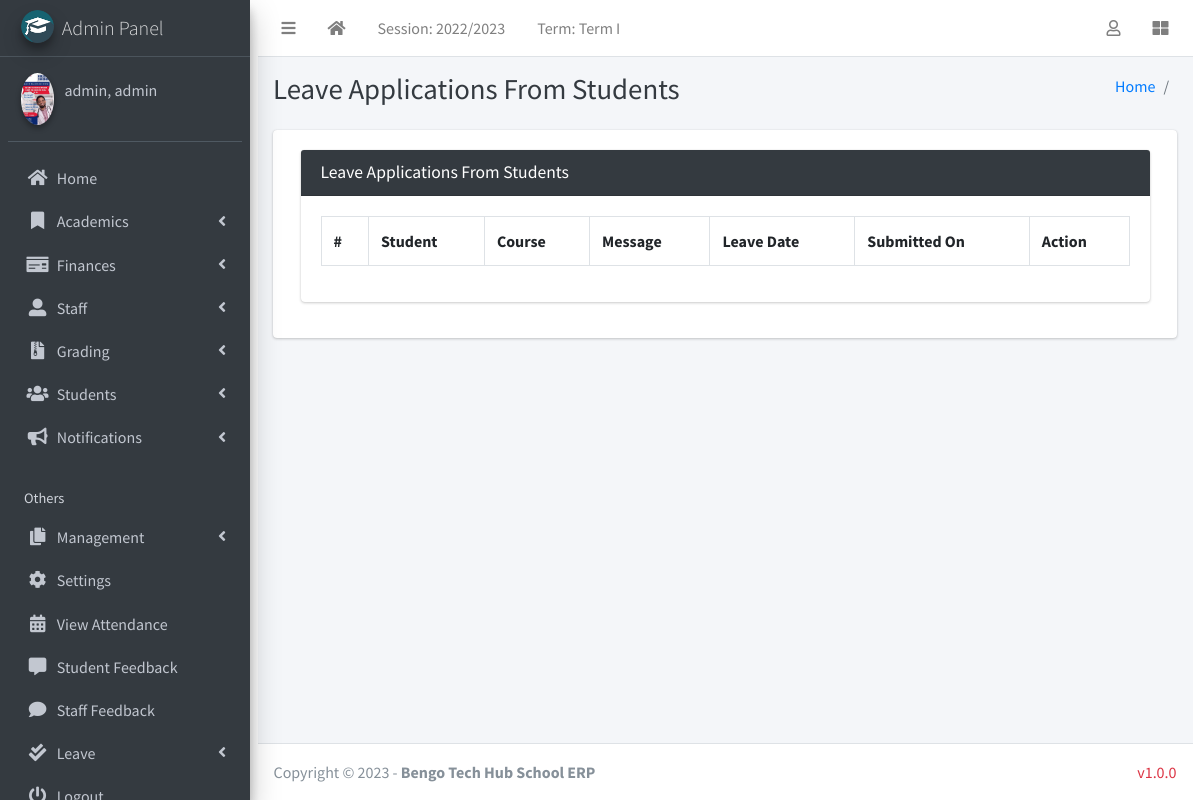
Page /manage/student/view/leave/ (signed in) on the committed database.
### academics/models.py (models this page shows, shortened)
class AcademicSession(models.Model):
    name = models.CharField(max_length=200, unique=True)
    current = models.BooleanField(default=True)
    class Meta:
        ordering = ["-name"]

class AcademicTerm(models.Model):
    name = models.CharField(max_length=20, unique=True)
    current = models.BooleanField(default=True)
    class Meta:
        ordering = ["name"]

### authman/models.py (models this page shows, shortened)
class CustomUser(AbstractUser):
    USER_TYPE = ((1, "HOD"), (2, "Staff"), (3, "Student"))
    GENDER = [("M", "Male"), ("F", "Female"), ("O", "Other")]
    username = models.CharField(max_length=150, unique=True,blank=True,null=True)
    email = models.EmailField(unique=True)
    user_type = models.CharField(default=1, choices=USER_TYPE, max_length=1)
    gender = models.CharField(max_length=1, choices=GENDER)
    profile_pic = models.ImageField()
    other_name = models.CharField(max_length=200, blank=True)
    address = models.TextField()
    fcm_token = models.TextField(default="")  # For firebase notifications
    created_at = models.DateTimeField(auto_now_add=True)
    updated_at = models.DateTimeField(auto_now=True)
    USERNAME_FIELD = "email"
    REQUIRED_FIELDS = []
    objects = CustomUserManager()
    def __str__(self):
        return self.last_name + ", " + self.first_name

### management/hod_views.py (the view, shortened to what this page needs)
# urls.py: path("student/view/leave/", hod_views.view_student_leave,
@csrf_exempt
def view_student_leave(request):
    if request.method != 'POST':
        allLeave = LeaveReportStudent.objects.all()
        context = {
            'allLeave': allLeave,
            'page_title': 'Leave Applications From Students'
        }
        return render(request, "hod_template/student_leave_view.html", context)

### academics/context_processors.py (called while the page is built)
def site_defaults(request):
    current_session = AcademicSession.objects.filter(current=True).first()
    current_term = AcademicTerm.objects.filter(current=True).first()
    setup=SchoolSetup.objects.first()
    if setup !=None:
       logo=setup.logo
    else:
        logo=settings.MEDIA_URL+'school_log/default.png'
    if current_session == None:
        current_session, created = AcademicSession.objects.get_or_create(
            name=str(timezone.now().year-1)+"/"+str(timezone.now().year), current=True)
        current_term, created = AcademicTerm.objects.get_or_create(
            name='Term I', current=True)
    vals = SiteConfig.objects.all()
    contexts = {
        "current_session": current_session.name,
        "current_term": current_term.name,
        "school_logo":logo,
    }
    for val in vals:
        contexts[val.key] = val.value
    return contexts

### templates/hod_template/student_leave_view.html (shortened to what this page needs)
{% extends 'management/base.html' %}
{% load static %}
{% block page_title %}{{page_title}}{% endblock page_title %}
{% block content %}
<section class="content">
    <div class="container-fluid">
        <div class="row">
            <div class="col-md-12">
                <div class="card card-dark">
                    <div class="card-header">
                        <h3 class="card-title">{{page_title}}</h3>
                    </div>
                    <div class="table card-body">
                        <table class="table table-bordered table-hover">
                            <tr>
                                <th>#</th>
                                <th>Student</th>
                                <th>Course</th>
                                <th>Message</th>
                                <th>Leave Date</th>
                                <th>Submitted On</th>
                                <th>Action</th>
                            </tr>
                        </table>
                    </div>
                    </div>
            </div>
        </div>
    </div>
</section>
{% endblock content %}

### templates/management/base.html (shortened to what this page needs)
{% load static %}
<!DOCTYPE html>
<html>
  <head>
   <link rel="stylesheet" href="{% static 'mystyles/style.css' %}">
  <link rel="stylesheet" href="{% static 'plugins/fontawesome-free/css/all.min.css' %}">
  <link rel="stylesheet" href="{% static 'plugins/toastr/toastr.min.css' %}">
  <link rel="stylesheet"
    href="{% static 'plugins/overlayScrollbars/css/OverlayScrollbars.min.css' %}">
  <link rel="stylesheet" href="{% static 'plugins/Datatables/datatables.min.css' %}" />
  <link rel="stylesheet" href="{% static 'dist/css/adminlte.min.css' %}">
    <link rel="stylesheet" href="https://maxcdn.bootstrapcdn.com/bootstrap/4.5.2/css/bootstrap.min.css">
    <link
      rel="stylesheet"
      href="{% static 'plugins/fontawesome-free/css/all.min.css'%} "
    />
    <link
      rel="stylesheet"
      href="https://code.ionicframework.com/ionicons/2.0.1/css/ionicons.min.css"
    />
    <link
      rel="stylesheet"
      href="{% static 'plugins/tempusdominus-bootstrap-4/css/tempusdominus-bootstrap-4.min.css'%} "
    />
    <link
      rel="stylesheet"
      href="{% static 'plugins/icheck-bootstrap/icheck-bootstrap.min.css'%} "
    />
    <link rel="stylesheet" href="{% static 'dist/css/adminlte.min.css'%} " />
    <link
      rel="stylesheet"
      href="{% static 'plugins/overlayScrollbars/css/OverlayScrollbars.min.css'%} "
    />
    <link
      rel="stylesheet"
      href="{% static 'plugins/daterangepicker/daterangepicker.css'%} "
    />
  </head>
  <body class="hold-transition sidebar-mini layout-fixed">
    <div class="wrapper container-fluid">
    <nav class="main-header navbar navbar-expand navbar-white navbar-light">
      <ul class="navbar-nav">
        <li class="nav-item">
          <a class="nav-link" data-widget="pushmenu" href="#" role="button"><i
              class="fas fa-bars"></i></a>
        </li>
        <li class="nav-item d-none d-sm-inline-block">
          <a href="/" class="nav-link"><i class="fa fa-home"></i></a>
        </li>
        <li class="nav-item d-none d-sm-inline-block">
          <a href="{% url 'current-session' %}" class="nav-link">Session: {{ current_session }}</a>
        </li>
        <li class="nav-item d-none d-sm-inline-block">
          <a href="{% url 'current-session' %}" class="nav-link">Term: {{ current_term }}</a>
        </li>
      </ul>
      <ul class="navbar-nav ml-auto">
        <li class="nav-item dropdown">
          <a class="nav-link" data-toggle="dropdown" href="#">
            <i class="far fa-user"></i>
          </a>
        </li>
        <li class="nav-item">
          <a class="nav-link" data-widget="control-sidebar" data-slide="true"
            href="#" role="button"><i class="fas fa-th-large"></i></a>
        </li>
      </ul>
    </nav>
      {% include "management/sidebar_template.html" with user=user %}
      <div class="content-wrapper">
        <div class="content-header">
          <div class="container-fluid">
            <div class="row mb-2">
              <div class="col-sm-6">
                <h1 class="m-0 text-dark">
                  {% block page_title %}{% endblock page_title %}
                </h1>
              </div>
              <div class="col-sm-6">
              <ol class="breadcrumb float-sm-right">
                <li class="breadcrumb-item"><a href="/">Home</a></li>
                <li class="breadcrumb-item">{% block breadcrumb %}{% endblock breadcrumb %}</li>
              </ol>
            </div>
            </div>
          </div>
        </div>
      <section class="content">
        <div class="container-fluid">
          <div class="row">
            <div class="col-md-12">
              {% block fullcard %}
              <div class="card">
                <div class="card-body">
                  <div class="row">
                    <div class="col">
                      {% block content %}
                      {% endblock content %}
                    </div>
                  </div>
                </div>
              </div>
              {% endblock fullcard %}
            </div>
          </div>
        </div>
      </section>
      </div>
      {% include "management/footer.html" %}
    </div>
  </body>
</html>

### templates/management/sidebar_template.html (shortened to what this page needs)
{% load static %}
<aside class="main-sidebar sidebar-dark-info elevation-4">
    {% if request.user.user_type == '1' %}
    <a href="{% url 'admin_home' %}" class="brand-link">
        <img src="{% static 'dist/img/cmsl.png' %} " alt="AdminLTE Logo"
            class="brand-image img-circle elevation-3" >
        <span class="brand-text font-weight-light">Admin Panel</span>
    </a>
    <div class="sidebar">
        <div class="user-panel mt-3 pb-3 mb-3 d-flex">
            <div class="image">
                <img src="{{ request.user.profile_pic}}" class="img-circle elevation-2" alt="User Image">
            </div>
            <div class="info">
                <a href="#" class="d-block">{{user}}</a>
            </div>
        </div>
        <nav class="mt-2">
            <ul class="nav nav-pills nav-sidebar flex-column" data-widget="treeview" role="menu" data-accordion="false">
                <li class="nav-item">
                    {% url 'admin_home' as admin_home %}
                    <a href="{{admin_home}}" class="nav-link {% if admin_home == request.path %} active {% endif %}">
                        <i class="nav-icon fas fa-home"></i>
                        <p>
                            Home
                        </p>
                    </a>
                </li>
                <li class="nav-item has-treeview">
                    <a href="#" class="nav-link">
                        <i class="nav-icon fas fa-bookmark"></i>
                        <p>
                            Academics
                            <i class="fas fa-angle-left right"></i>
                        </p>
                    </a>
                </li>
                <li class="nav-item has-treeview">
                    <a href="#" class="nav-link">
                        <i class="nav-icon fas fa-money-check"></i>
                        <p>
                            Finances
                            <i class="fas fa-angle-left right"></i>
                        </p>
                    </a>
                </li>
                <li class="nav-item has-treeview">
                    <a href="#" class="nav-link">
                        <i class="nav-icon fas fa-user-alt"></i>
                        <p>
                            Staff
                            <i class="fas fa-angle-left right"></i>
                        </p>
                    </a>
                </li>
                 <li class="nav-item has-treeview">
              <a href="#" class="nav-link">
                <i class="nav-icon fas fa-file-archive"></i>
                <p>
                  Grading
                  <i class="fas fa-angle-left right"></i>
                </p>
              </a>
            </li>
                <li class="nav-item has-treeview">
                    <a href="#" class="nav-link">
                        <i class="nav-icon fas fa-users"></i>
                        <p>
                            Students
                            <i class="fas fa-angle-left right"></i>
                        </p>
                    </a>
                </li>
                 <li class="nav-item has-treeview">
                    <a href="#" class="nav-link">
                        <i class="nav-icon fas fa-bullhorn"></i>
                        <p>
                            Notifications
                            <i class="fas fa-angle-left right"></i>
                        </p>
                    </a>
                </li>
                <li class="nav-header">Others</li>
            <li class="nav-item has-treeview">
              <a href="#" class="nav-link">
                <i class="nav-icon fas fa-copy"></i>
                <p>
                  Management
                  <i class="fas fa-angle-left right"></i>
                </p>
              </a>
            </li>
            <li class="nav-item">
              <a href="{% url 'configs' %}" class="nav-link">
                <i class="nav-icon fas fa-cog"></i>
                <p>
                  Settings
                </p>
              </a>
              </li>
                <li class="nav-item">
                    {% url 'admin_view_attendance' as admin_view_attendance %}
                <li class="nav-item">
                    <a href="{{admin_view_attendance}}"
                        class="nav-link  {% if admin_view_attendance == request.path %} active {% endif %}">
                        <i class="nav-icon fas fa-calendar-alt"></i>
                        <p>
                            View Attendance
                        </p>
                    </a>
                </li>
                <li class="nav-item">
                    {% url 'student_feedback_message' as student_feedback_message %}
                    <a href="{{ student_feedback_message }}"
                        class="nav-link  {% if student_feedback_message == request.path %} active {% endif %}">
                        <i class="nav-icon fas fa-comment-alt"></i>
                        <p>
                            Student Feedback
                        </p>
                    </a>
                </li>
                <li class="nav-item">
                    {% url 'staff_feedback_message' as staff_feedback_message %}
                    <a href="{{staff_feedback_message}}"
                        class="nav-link   {% if staff_feedback_message == request.path %} active {% endif %}">
                        <i class="nav-icon fas fa-comment"></i>
                        <p>
                            Staff Feedback
                        </p>
                    </a>
                </li>
                 <li class="nav-item has-treeview">
                    <a href="#" class="nav-link">
                        <i class="nav-icon fas fa-check-double"></i>
                        <p>
                            Leave
                            <i class="fas fa-angle-left right"></i>
                        </p>
                    </a>
                </li>
                                        {% endif %}
                                        <li class="nav-item">
                                            <a href="{% url 'user_logout' %}"
                                                onclick="return confirm('Your session would be terminated.\n\nProceed?')"
                                                class="nav-link">
                                                <i class="nav-icon fas fa-power-off"></i>
                                                <p>
                                                </p>
                                            </a>
                                        </li>
                                    </ul>
                                </nav>
                            </div>
</aside>

### rows in the picture
AcademicSession: name "2022/2023"
AcademicTerm: name "Term I"
CustomUser: user.profile_pic (picture), last_name+first_name "admin, admin"

### other values in the picture
{{ page_title }} "Leave Applications From Students"
{{ shool_name | default:"Bengo Tech Hub School ERP" }} "Bengo Tech Hub School ERP"
{{ version| default:"v1.0.0" }} "v1.0.0"
